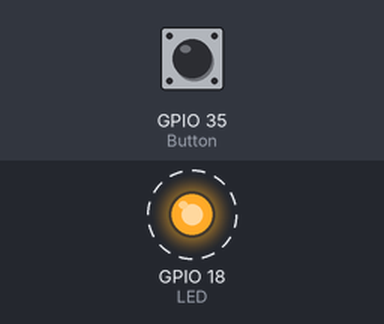
Simulated run of this program. Board: ESP32 board running MicroPython. On the bench: output pins drawn as LEDs (lit = HIGH). Dashed ring = blinking. The test bench sets the inputs (shaded band); at power-on: GPIO 35 (Button) LOW.

Above: at 0.9 s.
1.3 s: GPIO 35 (Button) pulled HIGH for 3.2 s
At 1.3 s:
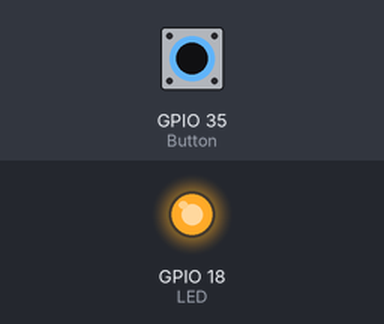
Timing chart, 0 to 12.0 s (numbered marks = the images above; inputs shaded):
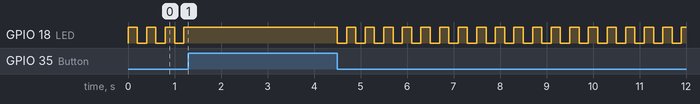

The program:

button.py
```python
from machine import Pin
import time
LED = Pin(18, Pin.OUT)
Button = Pin(35, Pin.IN)
def toggle(LED):
	LED.value(not LED.value())
while True:
	while 0 == Button.value():
		toggle(LED)
		time.sleep(0.2)
```
